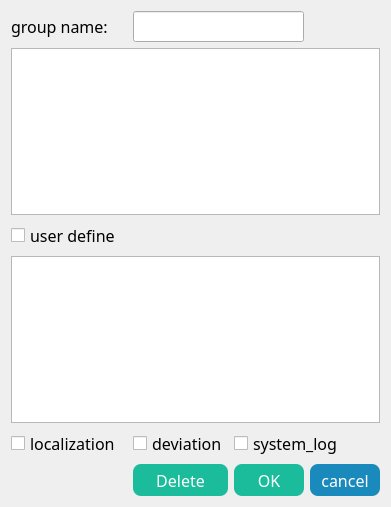
<?xml version="1.0" encoding="UTF-8"?>
<ui version="4.0">
 <class>edit_exist_group</class>
 <widget class="QDialog" name="edit_exist_group">
  <property name="geometry">
   <rect>
    <x>0</x>
    <y>0</y>
    <width>391</width>
    <height>507</height>
   </rect>
  </property>
  <property name="windowTitle">
   <string>edit_exist_group</string>
  </property>
  <layout class="QGridLayout" name="gridLayout">
   <item row="0" column="0">
    <widget class="QLabel" name="label">
     <property name="font">
      <font>
       <family>微软雅黑</family>
       <pointsize>12</pointsize>
      </font>
     </property>
     <property name="text">
      <string>group name:</string>
     </property>
    </widget>
   </item>
   <item row="0" column="1" colspan="2">
    <widget class="QLineEdit" name="lineEdit">
     <property name="font">
      <font>
       <family>微软雅黑</family>
       <pointsize>12</pointsize>
      </font>
     </property>
    </widget>
   </item>
   <item row="1" column="0" colspan="4">
    <widget class="QTextEdit" name="subInfoEdit">
     <property name="font">
      <font>
       <family>微软雅黑</family>
       <pointsize>12</pointsize>
      </font>
     </property>
     <property name="readOnly">
      <bool>true</bool>
     </property>
    </widget>
   </item>
   <item row="2" column="0">
    <widget class="QCheckBox" name="checkBox">
     <property name="font">
      <font>
       <family>微软雅黑</family>
       <pointsize>12</pointsize>
      </font>
     </property>
     <property name="text">
      <string>user define</string>
     </property>
    </widget>
   </item>
   <item row="3" column="0" colspan="4">
    <widget class="QListWidget" name="listWidget">
     <property name="font">
      <font>
       <family>微软雅黑</family>
       <pointsize>12</pointsize>
      </font>
     </property>
    </widget>
   </item>
   <item row="4" column="0">
    <widget class="QCheckBox" name="positionBox">
     <property name="font">
      <font>
       <family>微软雅黑</family>
       <pointsize>12</pointsize>
      </font>
     </property>
     <property name="text">
      <string>localization</string>
     </property>
    </widget>
   </item>
   <item row="4" column="1">
    <widget class="QCheckBox" name="repositionBox">
     <property name="font">
      <font>
       <family>微软雅黑</family>
       <pointsize>12</pointsize>
      </font>
     </property>
     <property name="text">
      <string>deviation</string>
     </property>
    </widget>
   </item>
   <item row="4" column="2" colspan="2">
    <widget class="QCheckBox" name="systemLogBox">
     <property name="font">
      <font>
       <family>微软雅黑</family>
       <pointsize>12</pointsize>
      </font>
     </property>
     <property name="text">
      <string>system_log</string>
     </property>
    </widget>
   </item>
   <item row="5" column="0">
    <spacer name="horizontalSpacer">
     <property name="orientation">
      <enum>Qt::Horizontal</enum>
     </property>
     <property name="sizeHint" stdset="0">
      <size>
       <width>89</width>
       <height>20</height>
      </size>
     </property>
    </spacer>
   </item>
   <item row="5" column="1">
    <widget class="QPushButton" name="deleteButton">
     <property name="font">
      <font>
       <family>微软雅黑</family>
       <pointsize>12</pointsize>
      </font>
     </property>
     <property name="styleSheet">
      <string notr="true">.QPushButton {
	border-style: none;
	border: 0px;
	min-height:32px;
    min-width:70px;
	border-radius: 8px;
	color: rgb(255, 255, 255);
	
	background-color: rgb(26, 188, 156);
    background-repeat:no-repeat;
}


.QPushButton:hover{ 
background-color: rgb(74, 215, 187);
    background-repeat:no-repeat;
}

.QPushButton:pressed{ 
background-color: rgb(19, 159, 131);
}
</string>
     </property>
     <property name="text">
      <string>Delete</string>
     </property>
    </widget>
   </item>
   <item row="5" column="2">
    <widget class="QPushButton" name="okButton">
     <property name="font">
      <font>
       <family>微软雅黑</family>
       <pointsize>12</pointsize>
      </font>
     </property>
     <property name="styleSheet">
      <string notr="true">.QPushButton {
	border-style: none;
	border: 0px;
	min-height:32px;
    min-width:70px;
	border-radius: 8px;
	color: rgb(255, 255, 255);
	
	background-color: rgb(26, 188, 156);
    background-repeat:no-repeat;
}


.QPushButton:hover{ 
background-color: rgb(74, 215, 187);
    background-repeat:no-repeat;
}

.QPushButton:pressed{ 
background-color: rgb(19, 159, 131);
}
</string>
     </property>
     <property name="text">
      <string>OK</string>
     </property>
    </widget>
   </item>
   <item row="5" column="3">
    <widget class="QPushButton" name="cancelButton">
     <property name="font">
      <font>
       <family>微软雅黑</family>
       <pointsize>12</pointsize>
      </font>
     </property>
     <property name="styleSheet">
      <string notr="true">.QPushButton {
	border-style: none;
	border: 0px;
	min-height:32px;
    min-width:70px;
	border-radius: 8px;
	color: rgb(255, 255, 255);
	
	background-color: rgb(26, 137, 188);
    background-repeat:no-repeat;
}


.QPushButton:hover{ 
background-color: rgb(88, 174, 214);
    background-repeat:no-repeat;
}

.QPushButton:pressed{ 
background-color: rgb(20, 113, 157);
}
</string>
     </property>
     <property name="text">
      <string>cancel</string>
     </property>
    </widget>
   </item>
  </layout>
 </widget>
 <layoutdefault spacing="6" margin="11"/>
 <resources/>
 <connections>
  <connection>
   <sender>okButton</sender>
   <signal>clicked()</signal>
   <receiver>edit_exist_group</receiver>
   <slot>accept()</slot>
   <hints>
    <hint type="sourcelabel">
     <x>204</x>
     <y>478</y>
    </hint>
    <hint type="destinationlabel">
     <x>68</x>
     <y>459</y>
    </hint>
   </hints>
  </connection>
  <connection>
   <sender>cancelButton</sender>
   <signal>clicked()</signal>
   <receiver>edit_exist_group</receiver>
   <slot>reject()</slot>
   <hints>
    <hint type="sourcelabel">
     <x>306</x>
     <y>473</y>
    </hint>
    <hint type="destinationlabel">
     <x>332</x>
     <y>378</y>
    </hint>
   </hints>
  </connection>
 </connections>
</ui>
